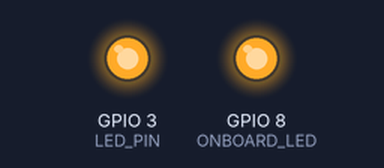
A sketch run on a simulated ESP32-C3. Shown: output pins drawn as LEDs (lit = HIGH). What the sketch prints to the serial monitor is not drawn.

Above: at 3.0 s.
At 7.5 s:
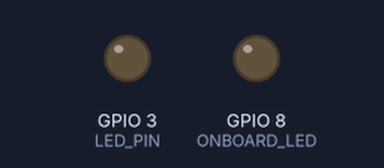
Timing chart, 0 to 8.9 s (numbered marks = the images above):
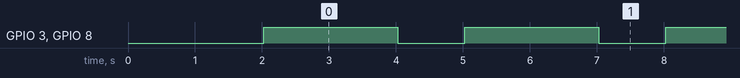

Measured:
- by itself, GPIO 3 (LED_PIN), GPIO 8 (ONBOARD_LED): alternates HIGH for 2.0 s and LOW for 1.0 s

The sketch:

esp32-led-test.ino
```cpp
/*
 * ESP32-C3 Super Mini — LED Test
 *
 * This board does NOT have a controllable LED on GPIO2.
 * The red LED is just a power indicator — always on when plugged in.
 *
 * We'll test GPIO8 (built-in LED on some C3 boards)
 * and GPIO3 (a safe general-purpose pin) so you can
 * connect an external LED.
 *
 * WIRING for external LED (no transistor needed for testing):
 *   Pin labeled "3" on the board → 220Ω resistor → LED long leg (+)
 *   LED short leg (-) → pin labeled "GND"
 *
 * Open Serial Monitor at 115200 baud to see debug output.
 * Tools → Serial Monitor → set baud to 115200
 *
 * IMPORTANT: In Arduino IDE, select board:
 *   "ESP32C3 Dev Module" (NOT "ESP32-WROOM-DA Module")
 */

#define LED_PIN 3     // GPIO3 — external LED pin
#define ONBOARD_LED 8 // GPIO8 — built-in LED on some C3 boards

int cycle = 0;

void setup() {
  Serial.begin(115200);
  delay(2000);  // Extra time for C3 USB serial to initialize

  Serial.println();
  Serial.println("==========================================");
  Serial.println("  ESP32-C3 Super Mini — LED TEST");
  Serial.println("==========================================");
  Serial.println();
  Serial.printf("  Chip model:    %s\n", ESP.getChipModel());
  Serial.printf("  CPU frequency: %d MHz\n", ESP.getCpuFreqMHz());
  Serial.printf("  Testing pins:  GPIO%d (external) + GPIO%d (onboard)\n", LED_PIN, ONBOARD_LED);
  Serial.println();

  pinMode(LED_PIN, OUTPUT);
  pinMode(ONBOARD_LED, OUTPUT);
  digitalWrite(LED_PIN, LOW);
  digitalWrite(ONBOARD_LED, LOW);

  Serial.println("[OK] Pins configured");
  Serial.println();
  Serial.println("Both pins will blink together.");
  Serial.println("Connect external LED: pin 3 → 220ohm → LED(+) → LED(-) → GND");
  Serial.println();
}

void loop() {
  cycle++;

  Serial.printf("[Cycle %d] ON\n", cycle);
  digitalWrite(LED_PIN, HIGH);
  digitalWrite(ONBOARD_LED, HIGH);
  delay(2000);

  Serial.printf("[Cycle %d] OFF\n", cycle);
  digitalWrite(LED_PIN, LOW);
  digitalWrite(ONBOARD_LED, LOW);
  delay(1000);
}
```
